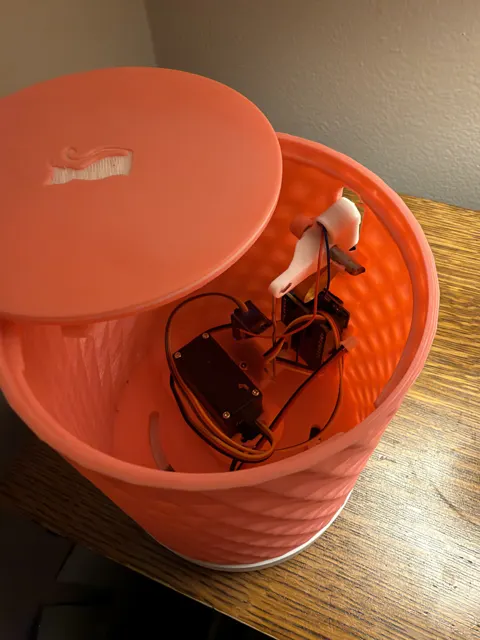
#> input picture photos/catzoom_inside_thumb.webp, 480 x 640 px, given in place of catzoom_inside_thumb.webp.png, which was not available
$ python regions.py ../../../../photos/catzoom_inside_thumb.webp 1.0 1.0 1.0   (older library calls are emulated)
#> lines starting #> are read from the running program, lines starting #| are printed output that depends on the picture
# region-first facet extraction on the contrast-enhanced photo: segment flat regions, fit straight polygons, share corners
import sys,json,numpy as np,cv2; from scipy import ndimage as nd; from scipy.spatial import cKDTree
v=sys.argv[1]; tol=float(sys.argv[2]); eps=float(sys.argv[3]); rad=float(sys.argv[4])
a=cv2.imread('v_'+v+'.png',0).astype(np.float32); M=np.load('M_'+v+'.npy'); M=nd.binary_fill_holes(M); H,W=M.shape
#> after `a = cv2.imread('v_' + v + '.png', 0).astype(np.float32)`:
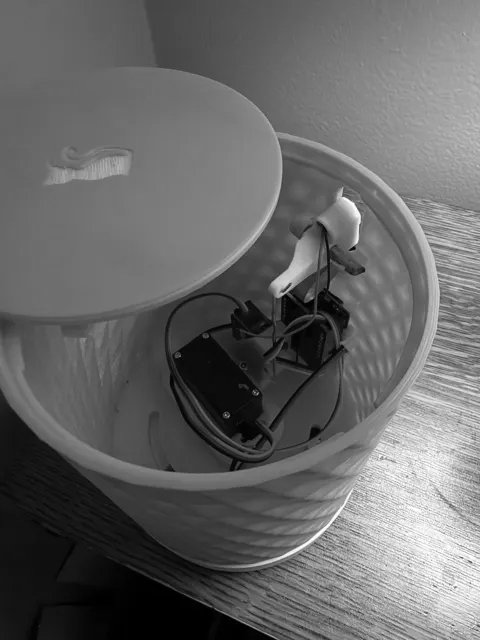
#> a: shape (640, 480) float32; min 0, max 255, mean 102.5
#> (the run stopped early here; a loop or call above may not have finished)

$ run again, on photos/couch_underside.webp
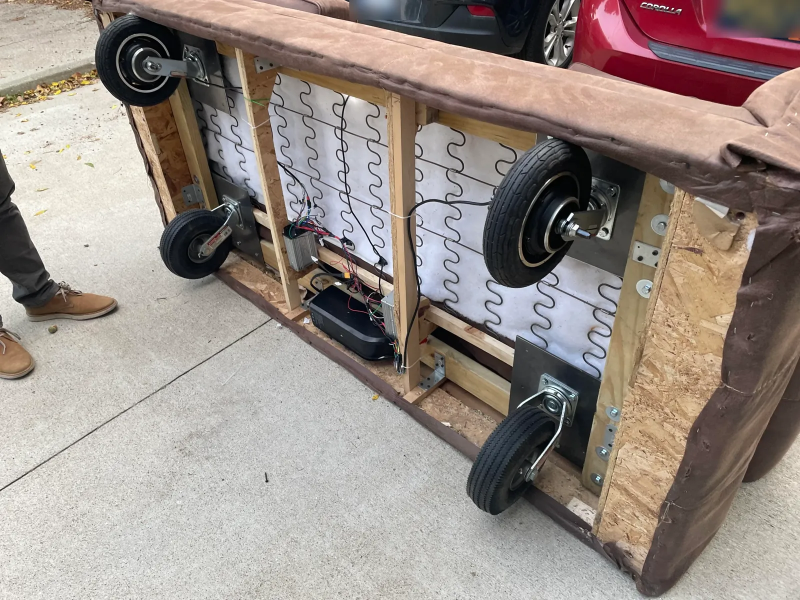
#> input picture photos/couch_underside.webp, 1600 x 1200 px, given in place of couch_underside.webp.png, which was not available (shown at 1/2 size)
#> `a = cv2.imread('v_' + v + '.png', 0).astype(np.float32)`:
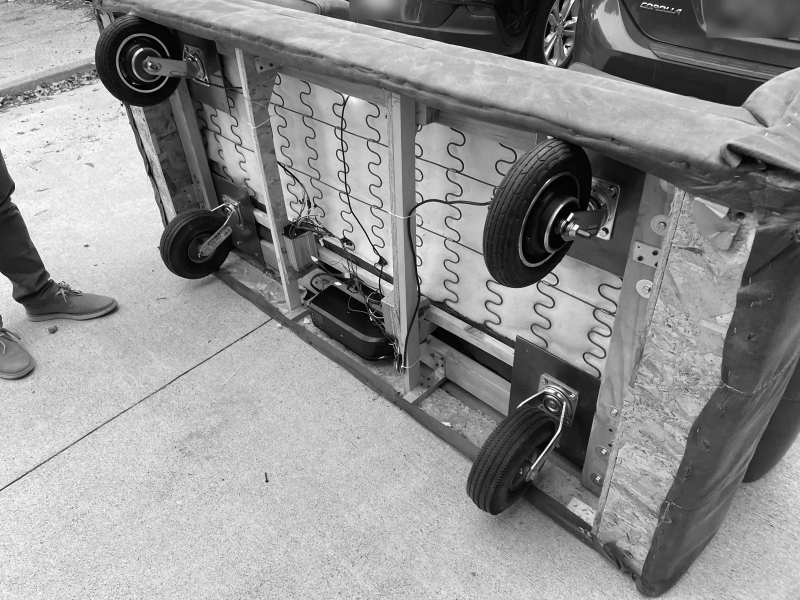
#> a: shape (1200, 1600) float32 (shown at 1/2 size); min 0, max 255, mean 143.4
